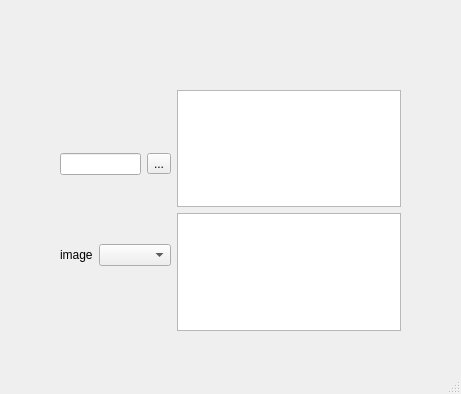
<?xml version="1.0" encoding="UTF-8"?>
<ui version="4.0">
 <class>MainWindow</class>
 <widget class="QMainWindow" name="MainWindow">
  <property name="geometry">
   <rect>
    <x>0</x>
    <y>0</y>
    <width>461</width>
    <height>394</height>
   </rect>
  </property>
  <property name="windowTitle">
   <string>MainWindow</string>
  </property>
  <widget class="QWidget" name="centralwidget">
   <widget class="QStackedWidget" name="stackedWidget">
    <property name="geometry">
     <rect>
      <x>40</x>
      <y>60</y>
      <width>381</width>
      <height>281</height>
     </rect>
    </property>
    <widget class="QWidget" name="page">
     <widget class="QWidget" name="">
      <property name="geometry">
       <rect>
        <x>20</x>
        <y>30</y>
        <width>341</width>
        <height>241</height>
       </rect>
      </property>
      <layout class="QHBoxLayout" name="horizontalLayout_3">
       <item>
        <layout class="QVBoxLayout" name="verticalLayout">
         <item>
          <layout class="QHBoxLayout" name="horizontalLayout">
           <item>
            <widget class="QLineEdit" name="lineEdit"/>
           </item>
           <item>
            <widget class="QToolButton" name="toolButton">
             <property name="text">
              <string>...</string>
             </property>
            </widget>
           </item>
          </layout>
         </item>
         <item>
          <layout class="QHBoxLayout" name="horizontalLayout_2">
           <item>
            <widget class="QLabel" name="label">
             <property name="text">
              <string>image</string>
             </property>
            </widget>
           </item>
           <item>
            <widget class="QComboBox" name="comboBox"/>
           </item>
          </layout>
         </item>
        </layout>
       </item>
       <item>
        <layout class="QVBoxLayout" name="verticalLayout_2">
         <item>
          <widget class="QListWidget" name="listWidget"/>
         </item>
         <item>
          <widget class="QTextEdit" name="textEdit"/>
         </item>
        </layout>
       </item>
      </layout>
     </widget>
    </widget>
    <widget class="QWidget" name="page_2"/>
   </widget>
  </widget>
  <widget class="QMenuBar" name="menubar">
   <property name="geometry">
    <rect>
     <x>0</x>
     <y>0</y>
     <width>461</width>
     <height>20</height>
    </rect>
   </property>
  </widget>
  <widget class="QStatusBar" name="statusbar"/>
 </widget>
 <resources/>
 <connections/>
</ui>
